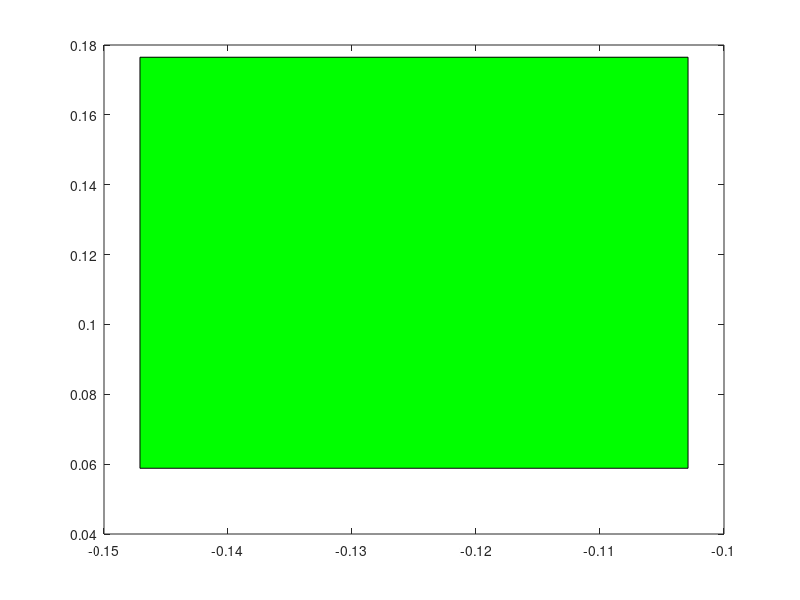

Reproduce this figure in MATLAB. (Note: this script raises an error after producing the figure.)
%%Beginning code-controls IK, FK and polygon creation
%%Saif Sayed

clc;
clear all;
close all;
x_input=[-0.1471 -0.1029 -0.1029 -0.1471];
y_input=[0.05882 0.05882 0.1765 0.1765 ];
%x_input = x_input/40;
%y_input = y_input/40;

% x_input = [0.259300583138924;0.257209320897774;0.253747108477585;0.248948539160404;0.242861558664652;0.235546986087355;0.227077906219828;0.217538939308603;0.207025395557893];
% y_input = [0.0139766783305559;0.0278137063113086;0.0413728289325876;0.0545185679232111;0.0671195754045884;0.0790499462753050;0.0901904762132768;0.100429852725933;0.109665767347848];

figure;
plot(x_input,y_input);  % to plot polygon
fill(x_input,y_input,'g');  % to fill the polygon

len = length(x_input);
i = 1;
x_out = zeros(1,100);
y_out = zeros(1,100);
count = 1;
while (i < len+1)
    x1 = x_input(i);
    y1 = y_input(i);
    if i == len
        x2 = x_input(1);
        y2 = y_input(1);
    else
    x2 = x_input(i+1);
    y2 = y_input(i+1);
    end  
    a = y1-y2;
    b = x2-x1;
    c = (x1-x2)*y1 + (y2-y1)*x1;
    
    if abs(x2-x1)>abs(y2-y1)
        if x1>x2
            iter_mult = -1;
        else
            iter_mult = 1;
        end
        for x = x1:iter_mult*0.01:x2
            count = count + 1;
            x_out(count) = x;
            y_out(count) = (-c - (a*x))/b;
            [q11, q21, q12, q22] = IKtwoDOF(x_out(count),y_out(count),0);
            [x_3, y_3, z_3] = FKtwoDOF(q12,q22);
        end
    else
        if y1>y2
            iter_mult = -1;
        else
            iter_mult = 1;
        end
        for y = y1:iter_mult*0.01:y2
            count = count + 1;
            y_out(count) = y;
            x_out(count) = (-c - (b*y))/a;
            [q11, q21, q12, q22] = IKtwoDOF(x_out(count),y_out(count),0);
            [x_3, y_3, z_3] = FKtwoDOF(q12,q22);
%             [x_31, y_31, z_31] = FKtwoDOF(q11,q21);
%             theta = IKtwoDOF_s(x_out(count),y_out(count),0);
%             [x_3, y_3, z_3] = FKtwoDOF(theta(1),theta(2));
        end
    end
    
    i = i+1;
end

% figure;
% plot(x_input,y_input);  % to plot polygon
% fill(x_input,y_input,'g');  % to fill the polygon
hold on;
plot(x_out,y_out,'r*');  % to plot polygon
legend('x','y')';